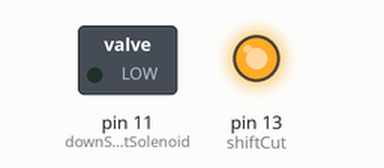
This sketch was run on a simulated Arduino Uno, built with avr-gcc and run on an emulated ATmega328P. On the bench: switched loads named in the sketch (green lamp = pin HIGH), output pins drawn as LEDs (lit = HIGH). Pins used as bus, display or sensor lines are not drawn; what the sketch prints to the serial monitor is not drawn.

Above: at 0.05 s.
Timing chart, 0 to 3.0 s (numbered marks = the images above):
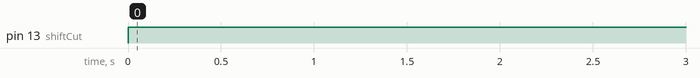

The sketch:

dyno_shifting.ino
```cpp
const int upShiftButton = 0;
const int downShiftButton = 10;
const int upShiftSolenoid = 1;
const int downShiftSolenoid = 11;
const int shiftCut = 13;

int upShiftDelay = 200;
int downShiftDelay = 200;

void setup() {
  // put your setup code here, to run once:
  pinMode(upShiftButton,INPUT);
  pinMode(downShiftButton,INPUT);
  pinMode(upShiftSolenoid,OUTPUT);
  pinMode(downShiftSolenoid,OUTPUT);
  pinMode(shiftCut, OUTPUT);
  digitalWrite(shiftCut, LOW);
  Serial.begin(9600);
}

void loop() {
  // put your main code here, to run repeatedly:
  if(digitalRead(upShiftButton) == LOW){

    doUpShift();
  }
//  if(digitalRead(downShiftButton) == LOW){
//    doDownShift();
//  }
}

void doUpShift(){
  Serial.println("Upshifting");
  digitalWrite(shiftCut, HIGH);
  digitalWrite(upShiftSolenoid, HIGH);
  delay(upShiftDelay);

  digitalWrite(upShiftSolenoid, LOW);
  digitalWrite(shiftCut, LOW);
}

void doDownShift(){
  Serial.println("Downshifting");
  digitalWrite(shiftCut, HIGH);
  digitalWrite(downShiftSolenoid, HIGH);
  delay(downShiftDelay);

  digitalWrite(downShiftSolenoid, LOW);
  digitalWrite(shiftCut, LOW);
}
```

Measured:
- by itself, pin 13 (shiftCut): LOW → HIGH at 0.00 s
